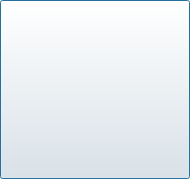
<?xml version="1.0" encoding="UTF-8"?>
<ui version="4.0">
 <class>CountShow</class>
 <widget class="QDialog" name="CountShow">
  <property name="geometry">
   <rect>
    <x>0</x>
    <y>0</y>
    <width>190</width>
    <height>179</height>
   </rect>
  </property>
  <property name="windowTitle">
   <string>Dialog</string>
  </property>
  <layout class="QVBoxLayout" name="verticalLayout">
   <property name="spacing">
    <number>0</number>
   </property>
   <property name="leftMargin">
    <number>0</number>
   </property>
   <property name="topMargin">
    <number>0</number>
   </property>
   <property name="rightMargin">
    <number>0</number>
   </property>
   <property name="bottomMargin">
    <number>0</number>
   </property>
   <item>
    <widget class="QPushButton" name="countButton">
     <property name="sizePolicy">
      <sizepolicy hsizetype="Expanding" vsizetype="Expanding">
       <horstretch>0</horstretch>
       <verstretch>0</verstretch>
      </sizepolicy>
     </property>
     <property name="text">
      <string/>
     </property>
    </widget>
   </item>
  </layout>
 </widget>
 <resources/>
 <connections/>
</ui>
